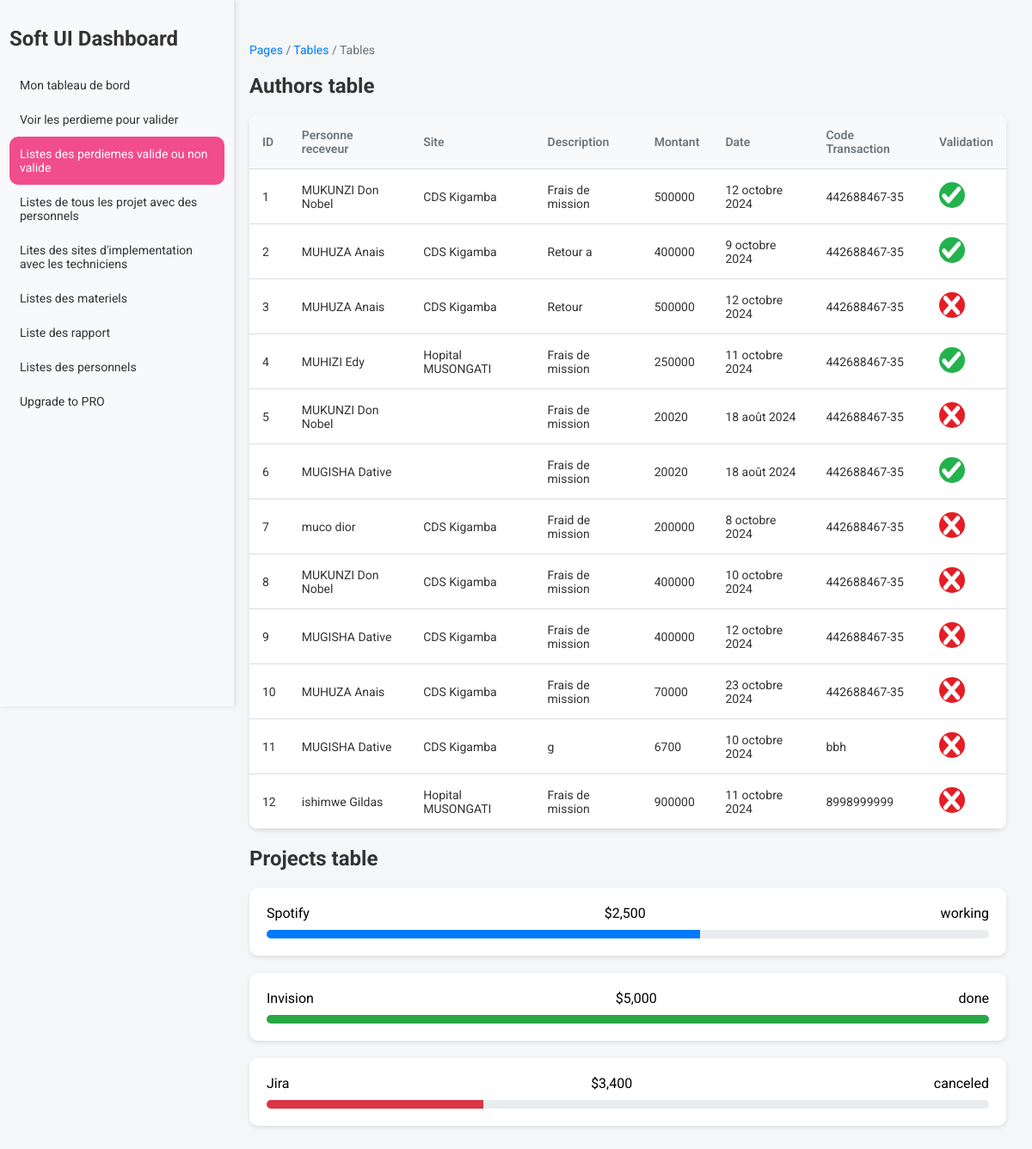
Screenshot of /listeperdi/ with the database file from the repository.
### App/models.py (models this page shows, shortened)
class Perdieme(models.Model) :
    personne_receveur=models.ForeignKey(Personnel,on_delete=models.CASCADE,null=True)
    site=models.ForeignKey(Site,on_delete=models.CASCADE,null=True)
    description= models.CharField(max_length=100,null=True)
    montant=models.IntegerField()
    date_transaction=models.DateField()
    code_transaction_numero_bordereau=models.CharField(max_length=100,null=True)

class Personnel(models.Model):
    user=models.OneToOneField(User, on_delete=models.CASCADE,related_name="personnel_user")
    nom_prenom=models.CharField(max_length=100,blank=True, null=True)
    date_naissance =models.DateField(default=datetime.now,null=True)
    genre =models.CharField(max_length=100,null=True)
    role = models.CharField(max_length=50, null=True,choices=[('Choisisez','Choisisez'),('Chef', 'Chef'), ('Responsable', 'Responsable'),('Technicien','Technicien')])
    telephone =models.CharField(max_length=100,null=True)
    address=models.CharField(max_length=100, null = True)
    date_enre=models.DateField(default=datetime.now,null=True)
    def __str__(self):
        return self.nom_prenom if self.nom_prenom else "Nom non spécifié"

class Site(models.Model):
    nom_site=models.CharField(max_length=100,null=True)
    chef_d_equipe=models.ForeignKey(Personnel,on_delete=models.CASCADE,null=True)
    finance_par=models.ForeignKey(Financement,on_delete=models.CASCADE,null=True)
    lieu=models.CharField(max_length=100,null=True)
    date_debut=models.DateField(null=True)
    date_fin=models.DateField()

### App/views.py (the view)
# urls.py: path('listeperdi/', views.perdieme_list, name='listeperdi'), #verification des perdieme valider ou non valider
def perdieme_list(request):
    perdiemes = Perdieme.objects.all()
    perdieme_data = []
    for perdieme in perdiemes:
        validations = PerdiemeValidation.objects.filter(perdieme=perdieme)
        is_validated = any(validation.is_validated for validation in validations)
        perdieme_data.append({
            'perdieme': perdieme,
            'is_validated': is_validated,
        })
    context = {
        'perdieme_data': perdieme_data,
    }
    return render(request, 'perdieme_list.html', context)

### App/templates/perdieme_list.html (shortened to what this page needs)
{% block content %}
{% load static %}
<!DOCTYPE html>
<html lang="en">
<head>
    <link rel="stylesheet" href="{% static 'css/styl.css' %}">
</head>
<body>
    <div class="sidebar">
        <h2>Soft UI Dashboard</h2>
        <nav style="text-decoration: none;">
                <a href="{% url 'tableaubord' %}"> Mon tableau de bord</a>
               <a href="{% url 'listeperdieme' %}">Voir les perdieme pour valider</a>
               <a href="#" class="active">Listes des perdiemes valide ou non valide </a>
                <a href="{% url 'listedesprojet' %}">Listes de tous les projet avec des personnels </a>
                <a href="{% url 'listedesprojet' %}">Lites des sites d'implementation avec les techniciens </a>
                <a href="{% url 'liste_materiel' %}">Listes des materiels</a>
                <a href="{% url 'listerapport' %}"> Liste des rapport</a>
                <a href="{% url 'liste_personnel' %}">Listes des personnels</a>
        </nav>
        <div class="sidebar-footer">
            <a href="#" class="upgrade-btn">Upgrade to PRO</a>
        </div>
    </div>
    <div class="table-container">
        <div class="breadcrumb">
            <a href="#">Pages</a> / <a href="#">Tables</a> / Tables
        </div>
        <h2>Authors table</h2>
        <table class="table">
                <thead>
                    <tr>
                        <th>ID</th>
                        <th>Personne receveur</th>
                        <th>Site</th>
                        <th>Description</th>
                        <th>Montant</th>
                        <th>Date</th>
                        <th>Code Transaction</th>
                        <th>Validation</th>
                    </tr>
                </thead>
                <tbody>
                    {% for data in perdieme_data %}
                        <tr>
                            <td>{{ data.perdieme.id }}</td>
                            <td>{{ data.perdieme.personne_receveur }}</td>
                            <td>{{ data.perdieme.site.nom_site }}</td>
                            <td>{{ data.perdieme.description}}</td>
                            <td>{{ data.perdieme.montant }}</td>
                            <td>{{ data.perdieme.date_transaction }}</td>
                            <td>{{ data.perdieme.code_transaction_numero_bordereau }}</td>
                            <td>
                                {% if data.is_validated %}
                                    <span class="valid"><img style="width: 30px;height: 30px; border-radius :50px;" src="{% static 'media/accepte.png' %}" alt=""></span>
                                {% else %}
                                    <span class="invalid"><img style="width: 30px;height: 30px; border-radius :50px;" src="{% static 'media/non.png' %}" alt=""></span>
                                {% endif %}
                            </td>
                        </tr>
                        {% endfor %}
                    </tbody>
                </table>
                <h2>Projects table</h2>
                <div class="card">
                    <div class="project-status">
                        <span>Spotify</span>
                        <span>$2,500</span>
                        <span>working</span>
                    </div>
                    <div class="progress-bar">
                        <span class="working"></span>
                    </div>
                </div>
                <div class="card">
                    <div class="project-status">
                        <span>Invision</span>
                        <span>$5,000</span>
                        <span>done</span>
                    </div>
                    <div class="progress-bar">
                        <span class="done"></span>
                    </div>
                </div>
                <div class="card">
                    <div class="project-status">
                        <span>Jira</span>
                        <span>$3,400</span>
                        <span>canceled</span>
                    </div>
                    <div class="progress-bar">
                        <span class="canceled"></span>
                    </div>
                </div>
            </div>
        </body>
        </html>
        {% endblock %}

### App/static/css/styl.css (style rules this page uses)
.sidebar { background-color: #f8f9fa; width: 250px; height: 100vh; position: fixed; left: 0; top: 0; padding: 11px; box-shadow: 2px 0 5px rgba(0, 0, 0, 0.1); }
.sidebar a { display: block; color: #333; padding: 12px; text-decoration: none; font-size: 14px; transition: background-color 0.3s ease; }
.sidebar .active { background-color: #f14c8b; color: white; border-radius: 10px; }
.table-container { margin-left: 260px; padding: 30px; }
.table { width: 100%; border-collapse: collapse; background-color: #fff; border-radius: 10px; overflow: hidden; box-shadow: 0 2px 5px rgba(0, 0, 0, 0.1); }
.table thead { background-color: #f8f9fa; }
.table th, .table td { padding: 15px; text-align: left; font-size: 14px; border-bottom: 1px solid #ddd; }
.table th { color: #6c757d; font-weight: 600; }
.table td { color: #333; }
.table td img { border-radius: 50%; width: 40px; height: 40px; }
.card { background-color: #fff; border-radius: 10px; padding: 20px; box-shadow: 0 2px 5px rgba(0, 0, 0, 0.1); margin-bottom: 20px; }
.project-status { display: flex; justify-content: space-between; align-items: center; margin-bottom: 10px; }
.progress-bar { width: 100%; height: 10px; border-radius: 5px; background-color: #e9ecef; overflow: hidden; }
.progress-bar span { display: block; height: 100%; }
.progress-bar span.working { width: 60%; background-color: #007bff; }
.progress-bar span.done { width: 100%; background-color: #28a745; }
.progress-bar span.canceled { width: 30%; background-color: #dc3545; }
body { font-family: 'Roboto', sans-serif; background-color: #f4f6f8; margin: 0; padding: 0; }
h2 { font-size: 24px; color: #333; margin-bottom: 20px; }
.breadcrumb { margin-bottom: 20px; font-size: 14px; color: #6c757d; }
.breadcrumb a { color: #007bff; text-decoration: none; }
.table-container { margin-top: 20px; }

### rows the page displays
Perdieme: perdieme.id "1", perdieme.personne_receveur "MUKUNZI Don Nobel", perdieme.site.nom_site "CDS Kigamba", perdieme.description "Frais de mission", perdieme.montant "500000", perdieme.date_transaction "12 octobre 2024", perdieme.code_transaction_numero_bordereau "442688467-35"
Perdieme: perdieme.id "2", perdieme.personne_receveur "MUHUZA Anais", perdieme.site.nom_site "CDS Kigamba", perdieme.description "Retour a", perdieme.montant "400000", perdieme.date_transaction "9 octobre 2024", perdieme.code_transaction_numero_bordereau "442688467-35"
Perdieme: perdieme.id "3", perdieme.personne_receveur "MUHUZA Anais", perdieme.site.nom_site "CDS Kigamba", perdieme.description "Retour", perdieme.montant "500000", perdieme.date_transaction "12 octobre 2024", perdieme.code_transaction_numero_bordereau "442688467-35"
Perdieme: perdieme.id "4", perdieme.personne_receveur "MUHIZI Edy", perdieme.site.nom_site "Hopital MUSONGATI", perdieme.description "Frais de mission", perdieme.montant "250000", perdieme.date_transaction "11 octobre 2024", perdieme.code_transaction_numero_bordereau "442688467-35"
Perdieme: perdieme.id "5", perdieme.personne_receveur "MUKUNZI Don Nobel", perdieme.description "Frais de mission", perdieme.montant "20020", perdieme.date_transaction "18 août 2024", perdieme.code_transaction_numero_bordereau "442688467-35"
Perdieme: perdieme.id "6", perdieme.personne_receveur "MUGISHA Dative", perdieme.description "Frais de mission", perdieme.montant "20020", perdieme.date_transaction "18 août 2024", perdieme.code_transaction_numero_bordereau "442688467-35"
Perdieme: perdieme.id "7", perdieme.personne_receveur "muco dior", perdieme.site.nom_site "CDS Kigamba", perdieme.description "Fraid de mission", perdieme.montant "200000", perdieme.date_transaction "8 octobre 2024", perdieme.code_transaction_numero_bordereau "442688467-35"
Perdieme: perdieme.id "8", perdieme.personne_receveur "MUKUNZI Don Nobel", perdieme.site.nom_site "CDS Kigamba", perdieme.description "Frais de mission", perdieme.montant "400000", perdieme.date_transaction "10 octobre 2024", perdieme.code_transaction_numero_bordereau "442688467-35"
Perdieme: perdieme.id "9", perdieme.personne_receveur "MUGISHA Dative", perdieme.site.nom_site "CDS Kigamba", perdieme.description "Frais de mission", perdieme.montant "400000", perdieme.date_transaction "12 octobre 2024", perdieme.code_transaction_numero_bordereau "442688467-35"
Perdieme: perdieme.id "10", perdieme.personne_receveur "MUHUZA Anais", perdieme.site.nom_site "CDS Kigamba", perdieme.description "Frais de mission", perdieme.montant "70000", perdieme.date_transaction "23 octobre 2024", perdieme.code_transaction_numero_bordereau "442688467-35"
Perdieme: perdieme.id "11", perdieme.personne_receveur "MUGISHA Dative", perdieme.site.nom_site "CDS Kigamba", perdieme.description "g", perdieme.montant "6700", perdieme.date_transaction "10 octobre 2024", perdieme.code_transaction_numero_bordereau "bbh"
Perdieme: perdieme.id "12", perdieme.personne_receveur "ishimwe Gildas", perdieme.site.nom_site "Hopital MUSONGATI", perdieme.description "Frais de mission", perdieme.montant "900000", perdieme.date_transaction "11 octobre 2024", perdieme.code_transaction_numero_bordereau "8998999999"
